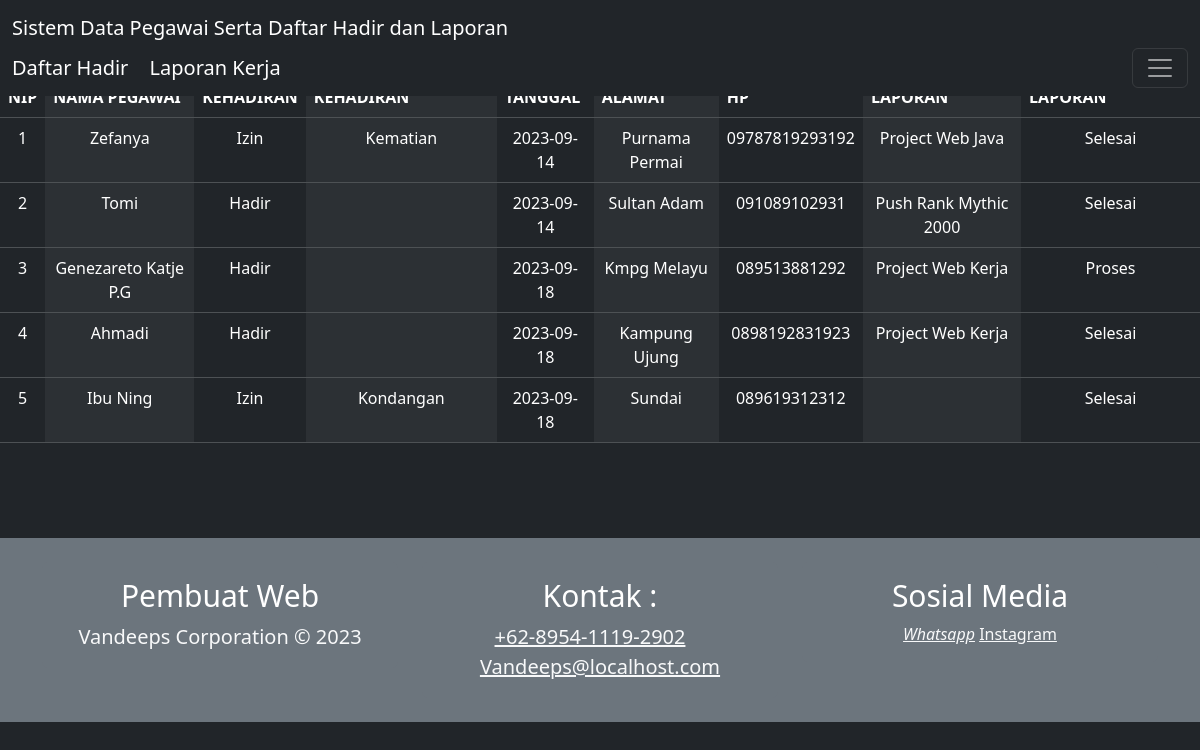
The page / on the database its author committed.
### tables this page shows
CREATE TABLE `data_karyawan` (
  `NIP` varchar(16) NOT NULL,
  `nama` varchar(100) NOT NULL,
  `alamat` varchar(100) NOT NULL,
  `hp` varchar(16) NOT NULL
);

CREATE TABLE `tb_absen` (
  `No` int(10) NOT NULL,
  `NIP` varchar(16) NOT NULL,
  `absen` enum('Hadir','Sakit','Izin') NOT NULL,
  `tgl` date DEFAULT NULL,
  `Ket` varchar(100) NOT NULL
);

CREATE TABLE `lap_keg` (
  `Id_lap` int(11) NOT NULL,
  `NIP` varchar(100) NOT NULL,
  `laporan` varchar(100) NOT NULL,
  `ket` enum('Selesai','Proses','Belum') NOT NULL
);

### index.php (the view, shortened to what this page needs)
<!DOCTYPE html>
<html lang="en">
<head>
  <link rel="stylesheet" href="style1.css" />
  <link href="https://cdn.jsdelivr.net/npm/bootstrap@5.3.1/dist/css/bootstrap.min.css" rel="stylesheet">
</head>
<body>
<a class="btn btn-primary" data-bs-toggle="offcanvas" href="#offcanvasExample" role="button" aria-controls="offcanvasExample">
</a>
<nav class="navbar navbar-dark bg-dark fixed-top">
  <div class="container-fluid">
    <a class="navbar-brand" href="index.php">Sistem Data Pegawai Serta Daftar Hadir dan Laporan</a>
    <div>
    <a class="navbar-brand" href="tambahabsen.php"> Daftar Hadir </a>
    <a class="navbar-brand" href="tambahlaporan.php"> Laporan Kerja </a>
    </div>
    <button class="navbar-toggler" type="button" data-bs-toggle="offcanvas" data-bs-target="#offcanvasDarkNavbar" aria-controls="offcanvasDarkNavbar" aria-label="Toggle navigation">
      <span class="navbar-toggler-icon"></span>
    </button>
  </div>
</nav>
      <div>
  <table class="table table-dark table-striped-columns"  align="right" bgcolor="gray">
            <thead bgcolor="gray">
                  <tr>
                      <th>NIP</th>
                      <th>NAMA PEGAWAI</th>
                      <th>KEHADIRAN</th>
                      <th>KETERANGAN KEHADIRAN</th>
                      <th>TANGGAL </th>
                      <th>ALAMAT</th>
                      <th>HP</th>
                      <th>LAPORAN</th>
                      <th>KETERANGAN LAPORAN</th>
                  </tr>
            </thead>
            <tbody bgcolor="gray" style="text-align: center; width=80% color:white;">
                  <?php
                  include "koneksi.php";
                  $tampil = mysqli_query($koneksi, "SELECT data_karyawan.nip, data_karyawan.nama, tb_absen.absen,
                  tb_absen.Ket,tb_absen.tgl, data_karyawan.alamat, data_karyawan.hp, lap_keg.laporan, lap_keg.ket
                  FROM data_karyawan INNER JOIN tb_absen ON data_karyawan.NIP = tb_absen.NIP
                                      INNER JOIN lap_keg ON data_karyawan.NIP = lap_keg.NIP");
                  while ($row = mysqli_fetch_array($tampil)) {
                      echo "<tr>
                      <td>" . $row[0] . "</td>
                      <td>" . $row[1] . "</td>
                      <td>" . $row[2] . "</td>
                      <td>" . $row[3] . "</td>
                      <td>" . $row[4] . "</td>
                      <td>" . $row[5] . "</td>
                      <td>" . $row[6] . "</td>
                      <td>" . $row[7] . "</td>
                      <td>" . $row[8] . "</td>
                  </tr>";
                  }
                  ?>
            </tbody>
        </table>
</div>
<footer>
		<div class="jumbotron jumbotron-fluid bg-secondary p-4 mt-5 mb-0">
			<div class="container">
				<div class="row">
					<div class="col-12 col-sm-12 col-md-12 col-lg-4 col-xl-4 cizgi">
						<div class="card bg-secondary border-0">
							<div class="card-body text-light text-center">
								<h5 class="card-title text-white display-4" style="font-size:30px">Pembuat Web</h5>
							<p class="d-inline lead">Vandeeps Corporation © 2023<br>
							</p>
							</div>
						</div>
					</div>
					<div class="col-12 col-sm-12 col-md-6 col-lg-4 col-xl-4 cizgi">
						<div class="card bg-secondary border-0">
							<div class="card-body text-center">
								<h5 class="card-title text-white display-4" style="font-size:30px">Kontak : </h5>
								<a class="text-light d-block lead" style="margin-left: -20px" href="https://wa.me/+62895411192902"><i class="fa fa-phone mr-2"></i>+62-8954-1119-2902</a>
								<a class="text-light d-block lead" href="#"><i class="fa fa-envelope mr-2"></i>Vandeeps@localhost.com</a>
							</div>
						</div>
					</div>
					<div class="col-12 col-sm-12 col-md-6 col-lg-4 col-xl-4">
						<div class="card bg-secondary border-0">
							<div class="card-body text-center">
							<h5 class="card-title text-white display-4" style="font-size:30px">Sosial Media</h5>
									<a class="text-light" href="https://wa.me/+62895411192902"><i class="fa fa-twitter-square fa-fw fa-2x">Whatsapp</i></a>
									<a class="text-light" href="https://instagram.com/evannsss._?igshid=OGQ5ZDc2ODk2ZA=="><i class="fa fa-instagram fa-fw fa-2x"></i>Instagram</a>
							</div>
						</div>
					</div>
				</div>
			</div>
		</div>
	</footer>
</body>
</html>

### style1.css (style rules this page uses)
*, html { margin: 0; padding: 0; }
body { background-color: #555; margin: 0; padding: 0; }
tBody { width: 80%; }

### index.php (style rules this page uses)
body { background-image: url('mantap.png'); background-size:cover; background-position: center; background-repeat: repeat; }
.navbar-brand { width: 990px; }
table { margin-top:15px; }
footer { margin-top: 500px; }

### rows shown on the page
data_karyawan: NIP "1", nama "Zefanya", tb_absen.absen "Izin", tb_absen.Ket "Kematian", tb_absen.tgl "2023-09-14", alamat "Purnama Permai", hp "09787819293192", lap_keg.laporan "Project Web Java", lap_keg.ket "Selesai"
data_karyawan: NIP "2", nama "Tomi", tb_absen.absen "Hadir", tb_absen.tgl "2023-09-14", alamat "Sultan Adam", hp "091089102931", lap_keg.laporan "Push Rank Mythic 2000", lap_keg.ket "Selesai"
data_karyawan: NIP "3", nama "Genezareto Katje P.G", tb_absen.absen "Hadir", tb_absen.tgl "2023-09-18", alamat "Kmpg Melayu", hp "089513881292", lap_keg.laporan "Project Web Kerja", lap_keg.ket "Proses"
data_karyawan: NIP "4", nama "Ahmadi", tb_absen.absen "Hadir", tb_absen.tgl "2023-09-18", alamat "Kampung Ujung", hp "0898192831923", lap_keg.laporan "Project Web Kerja", lap_keg.ket "Selesai"
data_karyawan: NIP "5", nama "Ibu Ning", tb_absen.absen "Izin", tb_absen.Ket "Kondangan", tb_absen.tgl "2023-09-18", alamat "Sundai", hp "089619312312", lap_keg.ket "Selesai"
